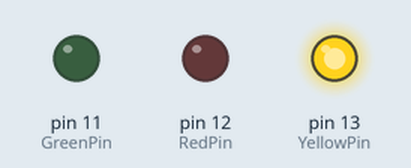
Recording of a sketch running on a simulated Arduino Uno, built with avr-gcc and run on an emulated ATmega328P. Shown: output pins drawn as LEDs (lit = HIGH).

Above: at 0.1 s.
At 16.1 s:
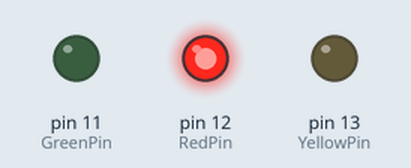
At 32.1 s:
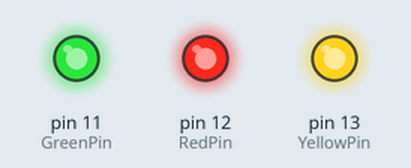
At 48.37 s:
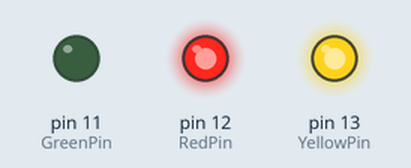
At 65.1 s:
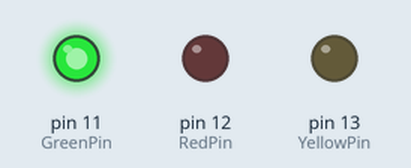
At 75.1 s:
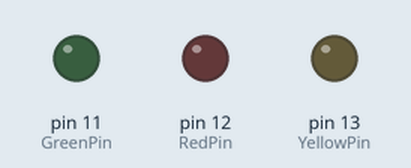
Timing chart, 0 to 76.6 s (numbered marks = the images above):
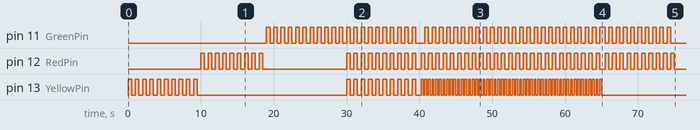

The sketch:

lab1.ino
```cpp
//lab1 Zhibo Wang

const int YellowPin = 13; //Yellow LED
const int RedPin = 12; //Red LED
const int GreenPin = 11; //Green LED

const int blinkTime = 500; // .5 second

unsigned long previousmillis = 0; //Task3 Init
const long interval = 250; // blinkTime for YellowPin

int blinkcounterY = 0; //Task3 blinkcounter
int blinkcounterRG = 0;

//int ledstate = LOW;
//int ledstate2 = LOW;
//int ledstate3 = HIGH;

void setup() {
  // put your setup code here, to run once:

  pinMode(YellowPin, OUTPUT);
  pinMode(RedPin, OUTPUT);
  pinMode(GreenPin, OUTPUT);

  blinkThree(10 * 3, blinkTime); //Task1 blink 10 times, on and off for .5 second

  blinkAll(blinkTime); //Task2 blink all for 10 timesdi


}

void loop() {
  // put your main code here, to run repeatedly:

  if (blinkcounterY < 100)
  {
    delay(interval);
    digitalWrite(YellowPin, HIGH);
    digitalWrite(RedPin, HIGH);
    digitalWrite(GreenPin, LOW);
    blinkcounterY++;


    delay(interval);
    digitalWrite(YellowPin, LOW);
    digitalWrite(RedPin, HIGH);
    digitalWrite(GreenPin, LOW);
    blinkcounterY++;
    blinkcounterRG++;

    delay(interval);
    digitalWrite(YellowPin, HIGH);
    digitalWrite(RedPin, LOW);
    digitalWrite(GreenPin, HIGH);
    blinkcounterY++;

    delay(interval);
    digitalWrite(YellowPin, LOW);
    digitalWrite(RedPin, LOW);
    digitalWrite(GreenPin, HIGH);
    blinkcounterY++;
    blinkcounterRG++;

  }
  else if (blinkcounterRG < 60)
  {

    digitalWrite(YellowPin,LOW);
    delay(interval*2);
    digitalWrite(RedPin,HIGH);
    digitalWrite(GreenPin,LOW);
    delay(interval*2);
    digitalWrite(RedPin,LOW);
    digitalWrite(GreenPin,HIGH);

    blinkcounterRG++;


  }

  else
  {
    digitalWrite(YellowPin,LOW);
    digitalWrite(RedPin,LOW);
    digitalWrite(GreenPin,LOW);
  }

}


void blinkThree(int repeats, int time)
{
  int pinswitch = 0;

  for (int i = 0; i < repeats; i++)
  {

    if (i < 10)
    {
      pinswitch = YellowPin;
    }
    else if ( 10 <= i && i < 19)
    {
      pinswitch = RedPin;
    }
    else
    {
      pinswitch = GreenPin;
    }

    digitalWrite(pinswitch, HIGH);
    delay(time);
    digitalWrite(pinswitch, LOW);
    delay(time);
  }


}

void blinkAll(int time)
{

  for (int i = 0; i < 10; i++)
  {
    digitalWrite(RedPin, HIGH);
    digitalWrite(GreenPin, HIGH);
    digitalWrite(YellowPin, HIGH);
    delay(time);

    digitalWrite(RedPin, LOW);
    digitalWrite(GreenPin, LOW);
    digitalWrite(YellowPin, LOW);
    delay(time);
  }

}
```

Measured:
- by itself, pin 12 (RedPin): HIGH → LOW at 10.5 s, → HIGH 0.50 s later, → LOW 0.50 s later, → HIGH 0.50 s later, … (107 changes in this stretch)
- by itself, pin 13 (YellowPin): HIGH → LOW at 0.50 s, → HIGH 0.50 s later, → LOW 0.50 s later, → HIGH 0.50 s later, … (139 changes in this stretch)
- by itself, pin 11 (GreenPin): goes 20 × (LOW 0.50 s, HIGH 0.50 s), LOW 1.3 s, 24 × (HIGH 0.50 s, LOW 0.50 s), HIGH 0.75 s, 9 × (LOW 0.50 s, HIGH 0.50 s), then LOW
